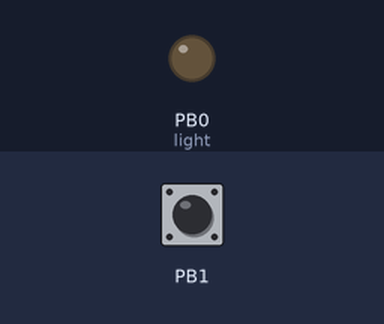
Bench run of a program on a simulated ATtiny13, built with avr-gcc and emulated at 8 MHz. Parts: output pins drawn as LEDs (lit = HIGH). The inputs (shaded band) are chosen by the test bench; at power-on: PB1 HIGH. Sleep ends after the set time or at an interrupt.

Above: at 1.2 s.
1.3 s: PB1 pulled LOW for 0.15 s
At 2.06 s:
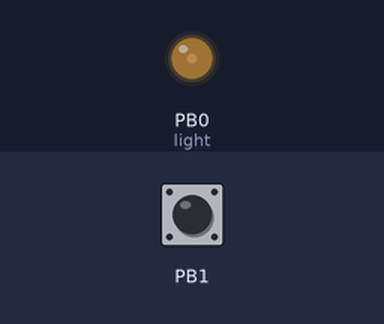
At 6.5 s:
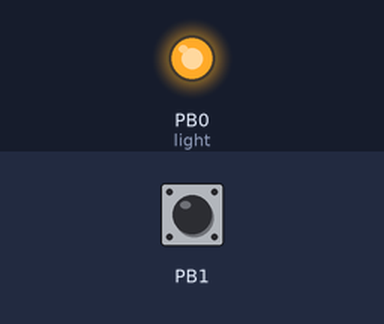
Timing chart, 0 to 8.0 s (numbered marks = the images above; inputs shaded):
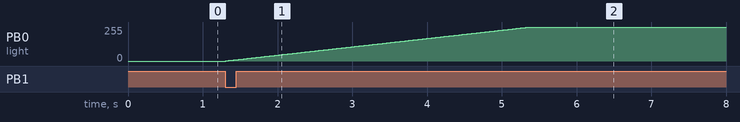

The program:

main.cpp
```cpp
/*
 * OrigamiLight.cpp
 *
 * Created: 10/10/2021 16:57:19
 * Author : Windfish
 * Visit windfish.ddns.net
 *
 * Chip used: ATTiny13A
 * The internal oscillator and no prescaling is used for this project.
 * The state of the chip's fuses should be: (E:FF, H:FF, L:7A).
 *
 *								 _________
 * PIN1 - Not connected		   _|	 O    |_		PIN8 - VCC
 * PIN2	- Virtual GND		   _|		  |_		PIN7 - Light sensor
 * PIN3	- Battery sensing	   _|ATTiny13A|_		PIN6 - Tilt/vibration sensor
 * PIN4	- Ground			   _|		  |_		PIN5 - LEDs (PWM)
 *							    |_________|
 */


#define F_CPU   8000000
#define BUAD    9600
#define BRC     ((F_CPU/16/BUAD) - 1)

#include <util/delay.h>
#include <avr/io.h>
#include <avr/interrupt.h>
#include <stdlib.h>
#include <avr/pgmspace.h>
#include <avr/sleep.h>
#include <avr/wdt.h>

#define darknessONtime  15			//This defines how much time the light will stay ON if darkness is detected. Must always be less than the tiltONtime (dedicated to my white wolf)
#define tiltONtime  60				//This defines how much time the light will stay ON if the tilt sensor triggers.

volatile uint8_t secSleep = 100;	//This variable is incremented once every second when the light is ON. When it reaches a threshold, the light goes to sleep

void inline setup()
{
	cli();

	DDRB = 0x00;
	PORTB = 0x00;
	DDRB &= ~(1 << PINB1);											//I/O inputs
	PORTB |= 1 << PINB1;											//PULL UP RESISTOR for input

	TCCR0A |= (1 << COM0A1) | (1 << WGM01) | (1 << WGM00);			//PWM
	TCCR0B |= 1 << CS02;											//PWM
	OCR0A = 0x00;
	TIMSK0 |= 1 << TOIE0;											//Timer0 overflow interrupt
	MCUCR |= (1 << SM1) | (1 << SE);								//Sleep mode selection
	PCMSK |= (1 << PCINT1);											//Pin change mask

	MCUSR = 0;														//Watchdog settings
	WDTCR = (1<<WDCE)|(1<<WDE);
	WDTCR = (1<<WDTIE) | (1<<WDP3) | (1<<WDP0);

	sei();
}

void rampUP()					//Dims the light up
{
	DDRB |= 1 << PINB0;			//Sets PINB0 as output
	while (OCR0A < 0xff)
	{
		OCR0A++;				//Increments PWM
		_delay_ms(16);			//Pauses for 16ms each time for a total of 255 * 16ms = 4080ms or 4.080sec for dimming to full brightness and exitig the loop
	}
}

void rampDOWN()					//Dims the light down
{
	while (OCR0A > 0x00)
	{
		OCR0A--;				//Decrements PWM
		_delay_ms(16);			//Pauses for 16ms each time for a total of 255 * 16ms = 4080ms or 4.080sec for dimming to the lowest brightness and exitig the loop
	}
	DDRB &= ~(1 << PINB0);		//Sets PINB0 as input effectively turning off the light completely
}

inline void sePCI()				//Enable pin change interrupt to look for movement of tilt sensor
{
	GIFR &= ~(1 << PCIF);		//Clears pin change interrupt flag
	GIMSK |= 1 << PCIE;			//Set pin change interrupt enable bit
}

inline void clPCI()				//Disables pin change interrupt
{
	GIMSK &= ~(1 << PCIE);		//Clear pin change interrupt enable bit
}

void sleep()
{
	secSleep = 0;
	sePCI();					//Enable pin change interrupt for awakening by reading tile sensor
	sleep_mode();
}

int main(void)
{
	setup();								//Setting up registers
	sleep();								//Immediately enter sleep - wake up sources WATCHDOG ISR and PIN CHANGE INTERRUPT
    while (1)
    {
		if (secSleep <= tiltONtime) 				//When secSleep is less than 60 light is ramped up
		{
			rampUP();
		}
		else										//When secSleep exceeds 60 sec, the light is deemed down and the chip goes to sleep
		{
			rampDOWN();
			sleep();
		}
		if (secSleep > 5)							//When secSleep is more than 5, pin change interrupt is re-enabled so that if someone picks up the origami, it will be detected by the tilt sensor and the on-time will increase
		{
			sePCI();
		}
    }
}

ISR (TIM0_OVF_vect)							//Timer 0 overflow interrupt used for all the timing needs. The prescalre is set to CLOCK/256. This ISR is called approximately 122 times a second
{
	static uint8_t smallTimer = 0;			//The small timer is incremented 122 times to make up one second

	smallTimer++;
	if (smallTimer > 122)					//This if is entered once every second
	{
		smallTimer = 0;
		secSleep++;							//secSleep is incremented once a second when the chip is not sleeping
		//DDRB ^= 1 << PINB0;	//Debugging
	}
}

ISR (WDT_vect)									//WDT interrupt to wake from sleep and check brightness once every 8sec
{
	volatile static uint8_t lightTimes = 10;	//How many times light has been detected

	WDTCR |= (1<<WDTIE);						//The watchdog timer interrupt enable bit should be written to 1 every time the watchdog ISR executes. If a watchdog timer overflow occurs and this bit is not set, the chip will reset
	//DDRB ^= 1 << PINB0;	//Debugging

	if (!OCR0A) secSleep = 100;					//If the light is off, the secSleep is assigned a value greater than the threshold (in this case the threshold is chosen to be 60 in main)
	else return;								//If the light is on, no commands are executed and the routine returns

	if (PINB & (1 << PINB2))					//If there photoresistor detects light
	{
		if (lightTimes < 10) lightTimes++;		//The lightTimes is incremented until it reaches 10
	}
	else if (lightTimes >= 10)					//If there photoresistor detects light and there have already been 10 instances of light
	{
		lightTimes = 0;							//The lightTimes is set to 0 so that the light will not keep turning when in the dark
		secSleep = tiltONtime - darknessONtime;	//secSleep is set so that the light will sleep after 15"
		sePCI();								//Pin change interrupt is activated so that if someone picks up the origami, it will be detected by the tilt sensor and the on-time will increase
	}
}

ISR (PCINT0_vect)								//Pin change interrupt used to read the tilt sensor, wake from sleep and extend ON time
{
	clPCI();									//When the pin change ISR is called, it disables itself with this command. It is then re-enabled in various locations in the code
	secSleep = 0;								//Every time the tilt sensor is triggered, the ON time is extended to the maximum (60" chosen as default)
}
```
